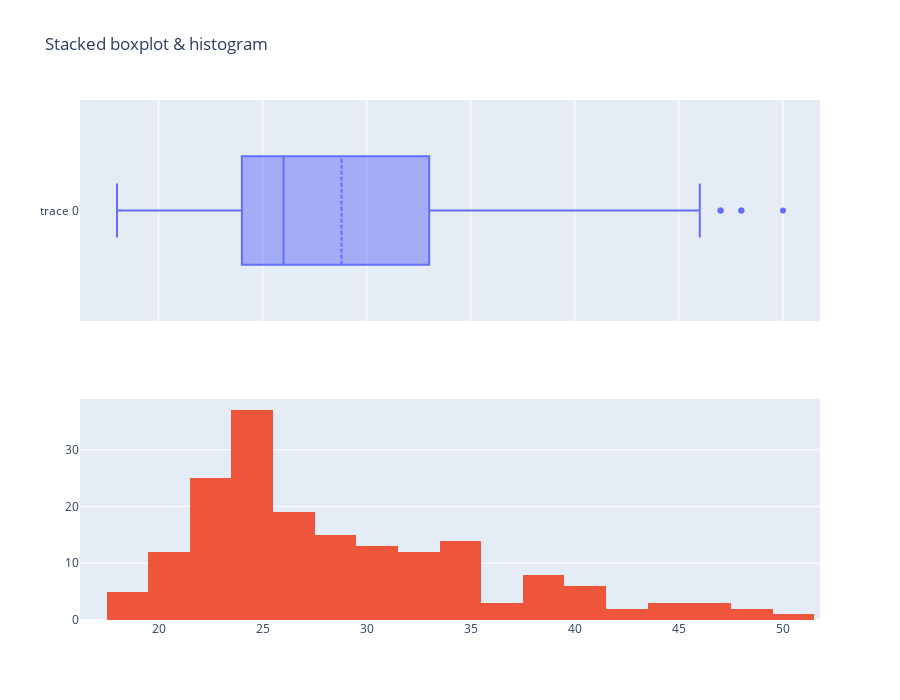

Source (notebook cell):
### Code cell
from plotly.subplots import make_subplots
import plotly.graph_objects as go

# fig = make_subplots(
#     rows=2, cols=2,
#     specs=[[{"type": "box"}, {"type": "barpolar"}],
#            [{"type": "histogram"}, {"type": "scatter3d"}]],
# )

fig = make_subplots(
    rows=2, cols=1,
    specs=[[{"type": "box"}],
           [{"type": "histogram"}]],
    shared_xaxes=True,
)

fig.add_trace(go.Box(x=cardio['Age'].tolist(), boxmean=True),
              row=1, col=1,)

# fig.add_trace(go.Barpolar(theta=[0, 45, 90], r=[2, 3, 1]),
#               row=1, col=2)

fig.add_trace(go.Histogram(x=cardio['Age'].tolist()),
              row=2, col=1)

# fig.add_trace(go.Scatter3d(x=[2, 3, 1], y=[0, 0, 0],
#                            z=[0.5, 1, 2], mode="lines"),
#               row=2, col=2)

fig.update_layout(height=700, showlegend=False,
                 title_text="Stacked boxplot & histogram")

fig.show()

### Figure 1 — Plotly figure (JSON) as saved in the notebook; plotly's stock layout.template omitted (floating-point values rounded to 4 significant figures; data arrays with more than 128 entries replaced by an {"elided": "..."} marker saying what was removed)
{"data": [{"boxmean": true, "type": "box", "x": {"elided": "180 int values"}, "xaxis": "x", "yaxis": "y"}, {"type": "histogram", "x": {"elided": "180 int values"}, "xaxis": "x2", "yaxis": "y2"}], "layout": {"height": 700, "showlegend": false, "title": {"text": "Stacked boxplot & histogram"}, "xaxis": {"anchor": "y", "domain": [0, 1], "matches": "x2", "showticklabels": false}, "xaxis2": {"anchor": "y2", "domain": [0, 1]}, "yaxis": {"anchor": "x", "domain": [0.575, 1]}, "yaxis2": {"anchor": "x2", "domain": [0, 0.425]}}}
